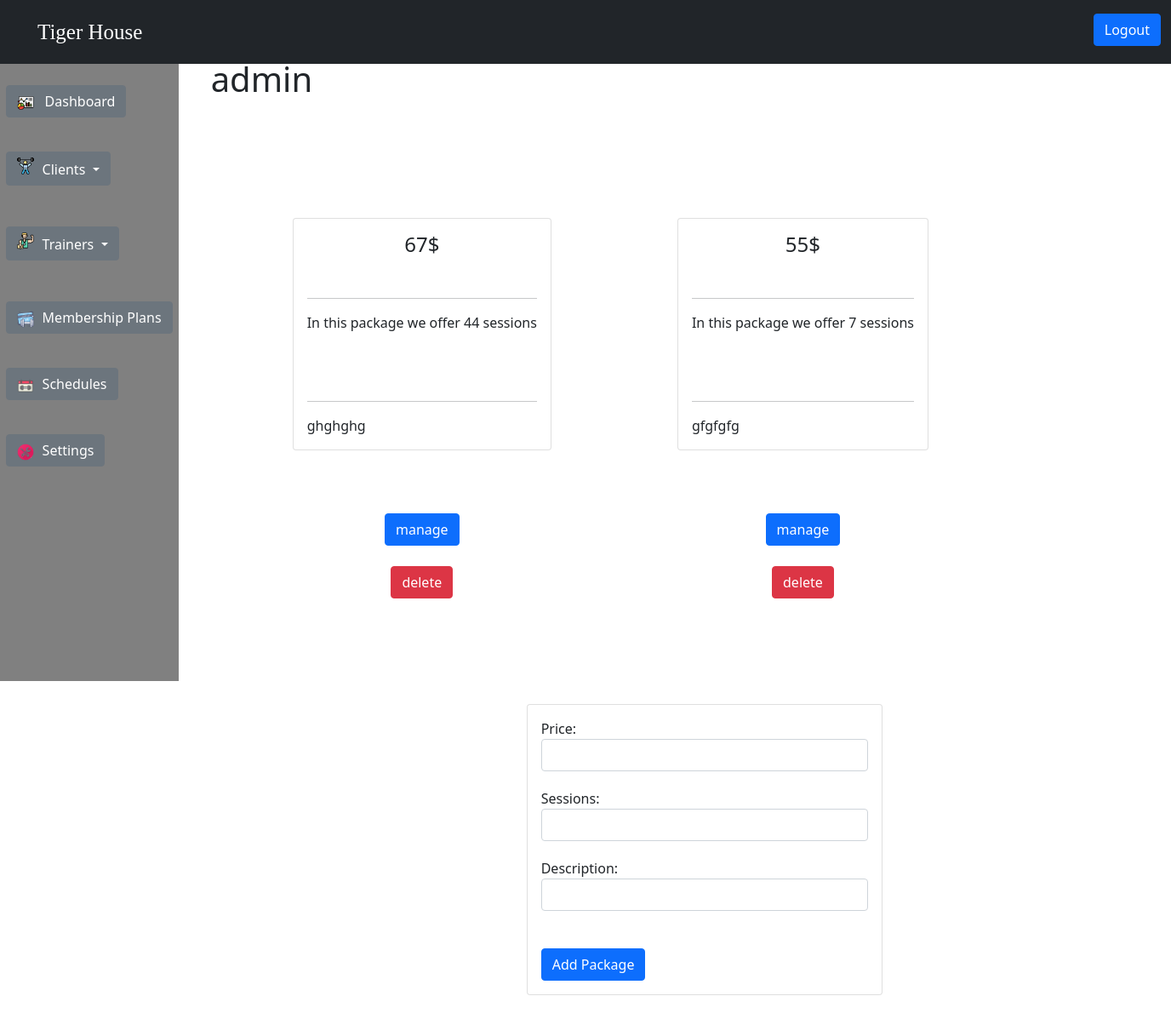
The app's page /manageplans.php (signed in) with its own data.
### tables this page shows
CREATE TABLE `package` (
  `package_id` int(11) NOT NULL,
  `price` int(11) NOT NULL,
  `sessions` int(11) NOT NULL,
  `package_description` varchar(255) NOT NULL
);

### manageplans.php (the view, shortened to what this page needs)
<!DOCTYPE html>
<html lang="en">
<head>
    <link href="https://cdn.jsdelivr.net/npm/bootstrap@5.0.2/dist/css/bootstrap.min.css" rel="stylesheet">
    <link rel="stylesheet" href="admin.css">
</head>
<body>
<nav class="navbar navbar-expand-lg navbar-dark bg-dark custom-navbar fixed-top">
    <div class="container-fluid">
        <a class="navbar-brand" href="index.php">Tiger House</a>
        <div class="collapse navbar-collapse" id="navbarNav">
            <ul class="navbar-nav ms-auto">
                <li class="nav-item">
                    <a class="btn btn-primary logout-btn" href="index.php">Logout</a>
                </li>
            </ul>
        </div>
    </div>
</nav>
    <div class="wrapper">
<div class="sidebar">
      <ul>
 <li>
                    <a class="btn btn-secondary" href="admin.php">
                        <img src="icon/dashboard.png" alt="Dashboard" width="20" height="20" class="me-2">
                        Dashboard
                    </a>
                </li>
                <div class="dropdown">
                    <button class="btn btn-secondary dropdown-toggle" type="button" data-bs-toggle="dropdown"
                        aria-expanded="false">
                        <i class="icon client"></i> Clients
                    </button>
</div>
<div class="dropdown"><br><br>
    <button class="btn btn-secondary dropdown-toggle" type="button" data-bs-toggle="dropdown" aria-expanded="false">
        <i class="icon trainers"></i> Trainers
    </button>
</div>
<li><br><br>
                    <a class="btn btn-secondary" href="manageplans.php">
                        <img src="icon/membershipplan.png" alt="Membership Plan" class="btn-icon-membership">
                        Membership Plans
                    </a>
                </li>
                <li>
                    <a class="btn btn-secondary" href="#">
                        <img src="icon/schedule.png" alt="Schedules" class="btn-icon-schedule">
                        Schedules
                    </a>
                </li>
                <li>
                    <a class="btn btn-secondary" href="#">
                        <img src="icon/settings.png" alt="Settings" class="btn-icon-settings">
                        Settings
                    </a>
                </li>
</ul>
</div>
<div class="main-content">
<h1>admin</h1>
</div>
</div>
<div class="package">
  <div class="container">
  <div class="card-group">
  <?php
  require_once "connection.php";
  $sql = "SELECT * FROM package ";
  $result = $conn->query($sql);
  if ($result && mysqli_num_rows($result) > 0) {
  ?>
  <div class="card-container">
    <?php while($row = mysqli_fetch_assoc($result)): ?>
    <div class="card-wrapper">
      <div class="card">
        <div class="card-body">
          <center>
            <h4 class="card-title"><?php echo $row['price'];?>$</h4><br><hr>
          </center>
          <p class="card-text">In this package we offer <?php echo $row['sessions'];?> sessions</p><br><br><hr>
          <p class="card-text"><?php echo $row['package_description'];?></p>
        </div>
      </div>
      <div class="button-container">
        <form method="post" action="packageManage.php">
          <button type="submit" name="submit" class="btn btn-primary">manage</button>
        </form>
        <form method="post" action="deletePackage.php">
          <input type="hidden" name="package_id" value="<?php echo $row['package_id']; ?>"><br>
          <button type="submit" name="submit" class="btn btn-danger">delete</button>
        </form>
      </div>
    </div>
    <?php endwhile; ?>
  </div>
  <?php } else {
    echo "No trainers right now";
  } ?>
</div>
<div class="container1">
  <div class="row justify-content-center">
    <div class="col-md-6">
      <div class="card">
        <div class="card-body">
          <form method="post" action="addPackage.php">
            <div class="form-group">
              <label for="price">Price:</label>
              <input type="number" class="form-control" id="price" name="price" required>
            </div>
            <div class="form-group">
              <label for="sessions">Sessions:</label>
              <input type="number" class="form-control" id="sessions" name="sessions" required>
            </div>
            <div class="form-group">
              <label for="description">Description:</label>
              <input type="text" class="form-control" id="description" name="package_description" required>
            </div>
            <br><button type="submit" class="btn btn-primary">Add Package</button>
          </form>
        </div>
</div>
</div>
</div>
</div>
</body>
</html>

### admin.css (style rules this page uses)
body { margin: 0; padding: 0; }
.custom-navbar { height: 75px; }
.wrapper { display: flex; flex-direction: row; }
.sidebar { padding-top: 100px; display: flex; flex-direction: column; justify-content: flex-start; align-items: center; width: 210px; height: 100%; background-color: grey; margin-right: 20px; height: 100vh; position: fixed; overflow-y: hidden; }
ul { list-style: none; margin: 0; padding: 0; }
li { margin-bottom: 40px; }
li a img { display: inline-block; margin-right: 5px; vertical-align: middle; }
a { display: block; padding: 10px; color: #333; text-decoration: none; }
.main-content { padding-top: 5%; margin-left: 18%; }
.package { margin-left: 18%; margin-top: 10%; }
.card { margin: 4rem; transition: all 0.3s ease; cursor: pointer; }
.card-container { display: flex; flex-wrap: wrap; justify-content: center; }
.card-wrapper { display: flex; flex-direction: column; align-items: center; margin: 10px; }
.button-container { display: flex; flex-direction: column; align-items: center; margin-top: 10px; }
.icon.client { display: inline-block; width: 20px; height: 20px; background-image: url("icon/client.png"); background-size: cover; margin-right: 5px; }
.icon.trainers { display: inline-block; width: 20px; height: 20px; background-image: url("icon/trainer.png"); background-size: cover; margin-right: 5px; }
.btn-icon-membership { margin-right: 5px; width: 20px; height: 20px; }
.btn-icon-schedule { margin-right: 5px; width: 20px; height: 20px; }
.btn-icon-settings { margin-right: 5px; width: 20px; height: 20px; }
.navbar-brand { font-family: "Pacifico", cursive; padding-left: 2rem; font-size: 25px; pointer-events: none; cursor: default; text-decoration: none; }
.logout-btn { margin-top: 35px; }
.container { width: 1200px; margin-top: -80px; margin-left: 10px; }
.container1 { padding-top: 50px; max-width: 15000px; margin: 0 auto; }
.form-group { margin-bottom: 20px; }
.form-control { width: 100%; font-size: 16px; }
.btn-primary { font-size: 16px; }

### records on screen
package: price "67", sessions "44", package_description "ghghghg"
package: price "55", sessions "7", package_description "gfgfgfg"
